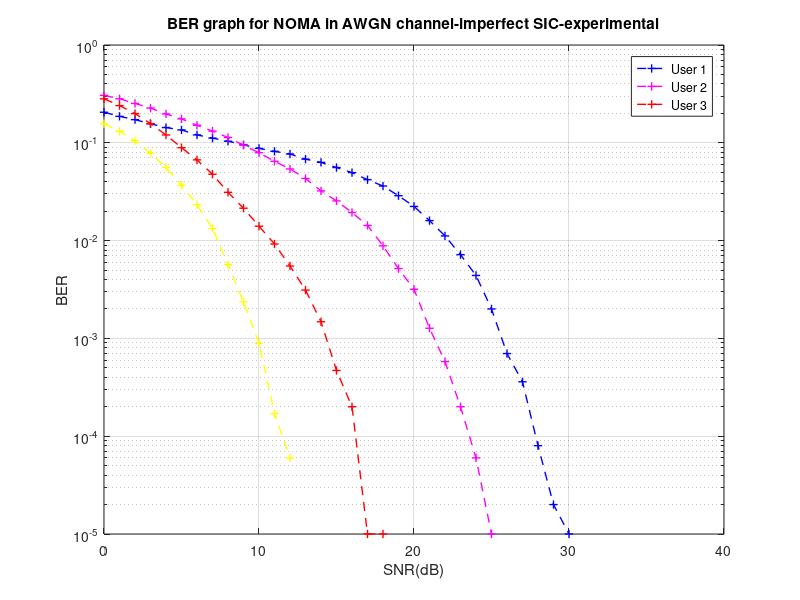

Reproduce this figure in MATLAB.
clc; clear variables;
N = 10^5; SNR = 0:40; P=1;
a1 = 0.70; a2 = 0.25; a3 = 0.05;
ber1=zeros([1 length(SNR)]);
ber2=zeros([1 length(SNR)]);
ber3=zeros([1 length(SNR)]);
a=zeros(1,length(SNR));
% b=zeros(1,length(SNR));
c=zeros(1,length(SNR));
for u = 1:length(SNR)
    x1 = randi([0 1],1,N);
    x2 = randi([0 1],1,N);
    x3 = randi([0 1],1,N);
    xmod1 = 2*x1-1;
    xmod2 = 2*x2-1;
    xmod3 = 2*x3-1;
    xx = sqrt(a1*P)*xmod1 + sqrt(a2*P)*xmod2+ sqrt(a3*P)*xmod3;
    xx3=sqrt(a3*P)*xmod3;
    noise1 = wgn(1,length(xx),10*log10(0.7/(10^(SNR(u)/10))));
    noise2 = wgn(1,length(xx),10*log10(0.25/(10^(SNR(u)/10))));
    noise3 = wgn(1,length(xx),10*log10(0.05/(10^(SNR(u)/10))));%0.5

    y11 = xx + noise1;
    y22 = xx + noise2;
    y33 = xx + noise3;
    y331=xx3 + noise3;

    %AT USER 1
    %Direct decoding of x from y1
    x1_hat = ones(1,N);         
    x1_hat(y11 < 0) = 0;%Final bits for user 1
    
    %AT USER 2
    x21_est = ones(1,N);
    x21_est(y22 < 0) = -1;       %Estimate user 1's signal first
    rem2 = y22 - sqrt(a1*P)*x21_est;%Extract useless signal 1 from y2
    %Decode x2 from rem without signal x1
    x2_hat = zeros(1,N);
    x2_hat(rem2>0) = 1;%Final bits for user 2
    
    %AT USER 3
    x31_est = ones(1,N);
    x31_est(y33 < 0) = -1; %Estimate user 1's signal first
    rem23 = y33 - sqrt(a1*P)*x31_est; %Extract useless signal 1 from y3
    a(u)=mean(xmod1-x31_est*sqrt(a1*P));
    x32_est = ones(1,N);
    x32_est(rem23<0) = -1;
    rem33=rem23 - sqrt(a2*P)*x32_est; %Extract useless signal 2 from y3
    b(u,:)=xmod3-rem33;
    %Decode x3 from rem
    x3_hat = zeros(1,N);
    x3_hat(rem33>0) = 1;%Final bits for user 3

    x43_hat = ones(1,N);         
    x43_hat(y331 < 0) = 0;%Final bits for user 1
    %Estimate BER
    ber1(u) = biterr(x1,x1_hat)/N;
    ber2(u) = biterr(x2,x2_hat)/N;
    ber3(u) = biterr(x3,x3_hat)/N;
    ber31(u) = biterr(x3,x43_hat)/N;
end
% plot BER curves
colorstring = 'bmry';
figure(2)
semilogy(SNR, ber1,'+--','Color', colorstring(1), 'linewidth', 1); 
hold on; grid on;
semilogy(SNR, ber2,'+--','Color', colorstring(2), 'linewidth', 1);
semilogy(SNR, ber3,'+--','Color', colorstring(3), 'linewidth', 1); 
semilogy(SNR, ber31,'+--','Color', colorstring(4), 'linewidth', 1); 
legend('User 1','User 2','User 3','Location','northeast');
title('BER graph for NOMA in AWGN channel-imperfect SIC-experimental');
xlabel('SNR(dB)');
ylabel('BER');